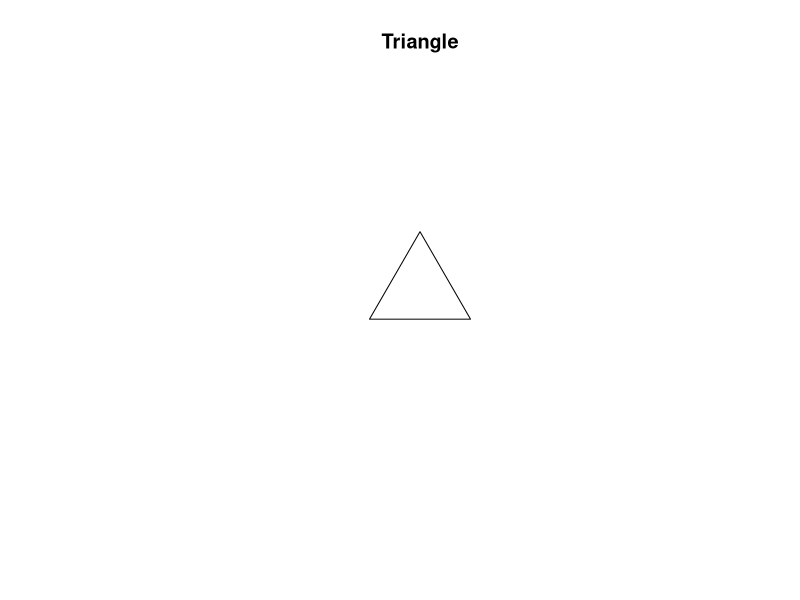
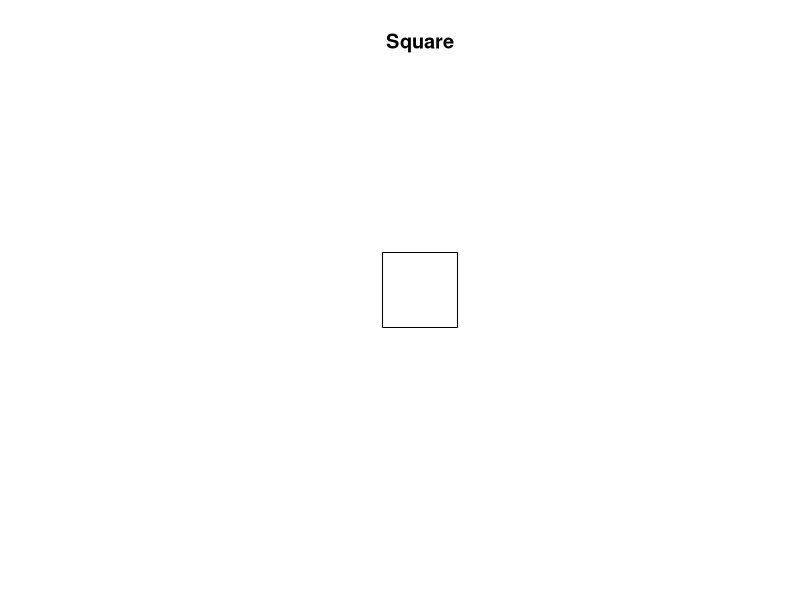

The R script that drew these images, in order:
## ---- chunk 1
# create a class called 'Shape', with two slots
Shape<-setClass("Shape", 
	slots=c(name="character",sides="numeric"),
	prototype=list(name=NA_character_, sides=NA_real_))
(shape1<-Shape(name="triangle", sides=3))
## ---- chunk 2
# set generic first
setGeneric(
  "plotIt",
  function(obj) {
    standardGeneric("plotIt")
  }
)
# then we add a method for this generic
setMethod("plotIt",
          "Shape",
          function(obj) {
            cat(sprintf("This is a %s with %d sides", obj@name, obj@sides))
          })
# and call this method on 'shape1' created above
plotIt(shape1)
## ---- chunk 3
triangle<-setClass("triangle",
                   contains="Shape",
                   slots=c(edgeLen="numeric"),
                   prototype = c(name="triangle",
                                 sides=3
                                # edgeLen=NA_real_
                                 )
                   )
square<-setClass("square",
                 contains = "Shape",
                 slots=c(width="numeric"),
                 prototype = c(name="square",
                               sides=4,
                               width=NA_real_))
# add plotIt method
setMethod("plotIt",
          signature("triangle"),
          function(obj) {
            cat(sprintf("This is a %s with %d sides [%s]", 
                obj@name, obj@sides, paste0(obj@edgeLen,collapse=",")));
            plot(1,pch=2, cex=10, axes=F, main="Triangle",xlab=NA, ylab=NA)
          }
          )

setMethod("plotIt",
          signature("square"),
          function(obj) {
            cat(sprintf("This is a %s with %d equal sides = %s",
                  obj@name, obj@sides, obj@width));
            plot(1,pch=0, cex=10, axes=F, main="Square",xlab=NA,ylab=NA)
          }
          )

# create two objects
triangle1<-triangle(edgeLen=c(1,1,1.5))
square1<-square(width=10)
# call the method
plotIt(triangle1);
plotIt(square1)
